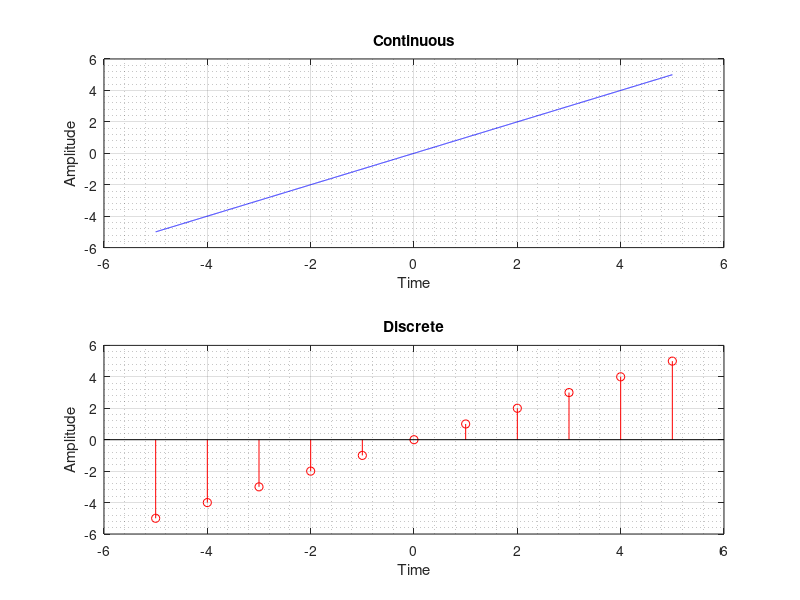

This figure's MATLAB source:
% Program to generate signal of ramp function
clc; clear all;

% RAMP FUNCTION - (slope 1, passes through origin i.e. [f(x) = x])
%   R[x] = x

x = -5:0.001:5;
f = x;

figure('Name','Ramp','NumberTitle','off','Color','w')
subplot(2,1,1);
plot(x,f,'b'),grid on, grid minor
title('Continuous')
xlabel('Time')
ylabel('Amplitude')

y = -5:5;
fn = y;

subplot(2,1,2);
stem(y,fn,'r'),grid on, grid minor
title('Discrete')
xlabel('Time')
ylabel('Amplitude')

print('-clipboard','-dbitmap')